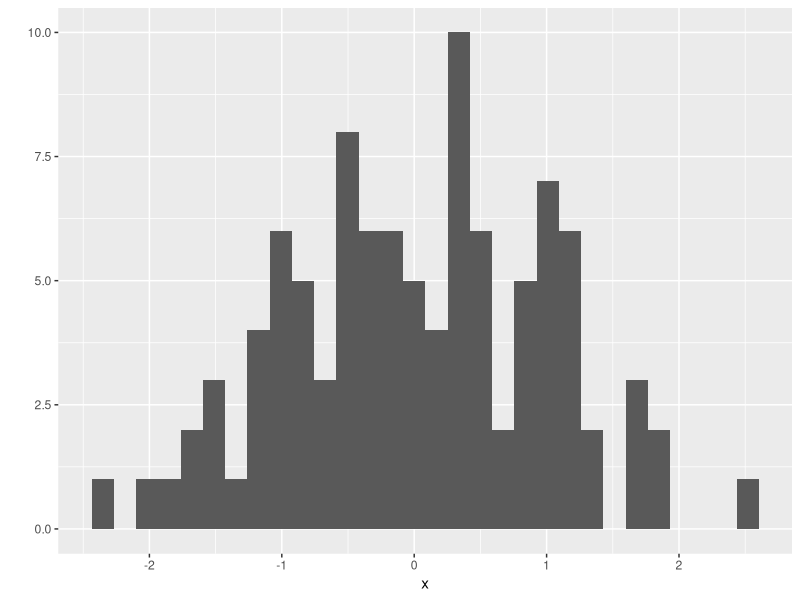

Recreate this plot in R.
## ---- chunk 1
knitr::opts_chunk$set(echo = TRUE)
## ---- chunk 2
#Esto es un comentario
for( i in 1:10){
	print("Hola mundo!")
}
#print("Esto es un comentario y R lo ignorara.")
## ---- chunk 3
library("ggplot2")		# Asegurate que el paquete ggplot este cargado
x <- rnorm(100)		# Generar 100 valores aleatorios usando la distribucion normal
qplot(x)				# Muestra los resultados en forma de histograma
